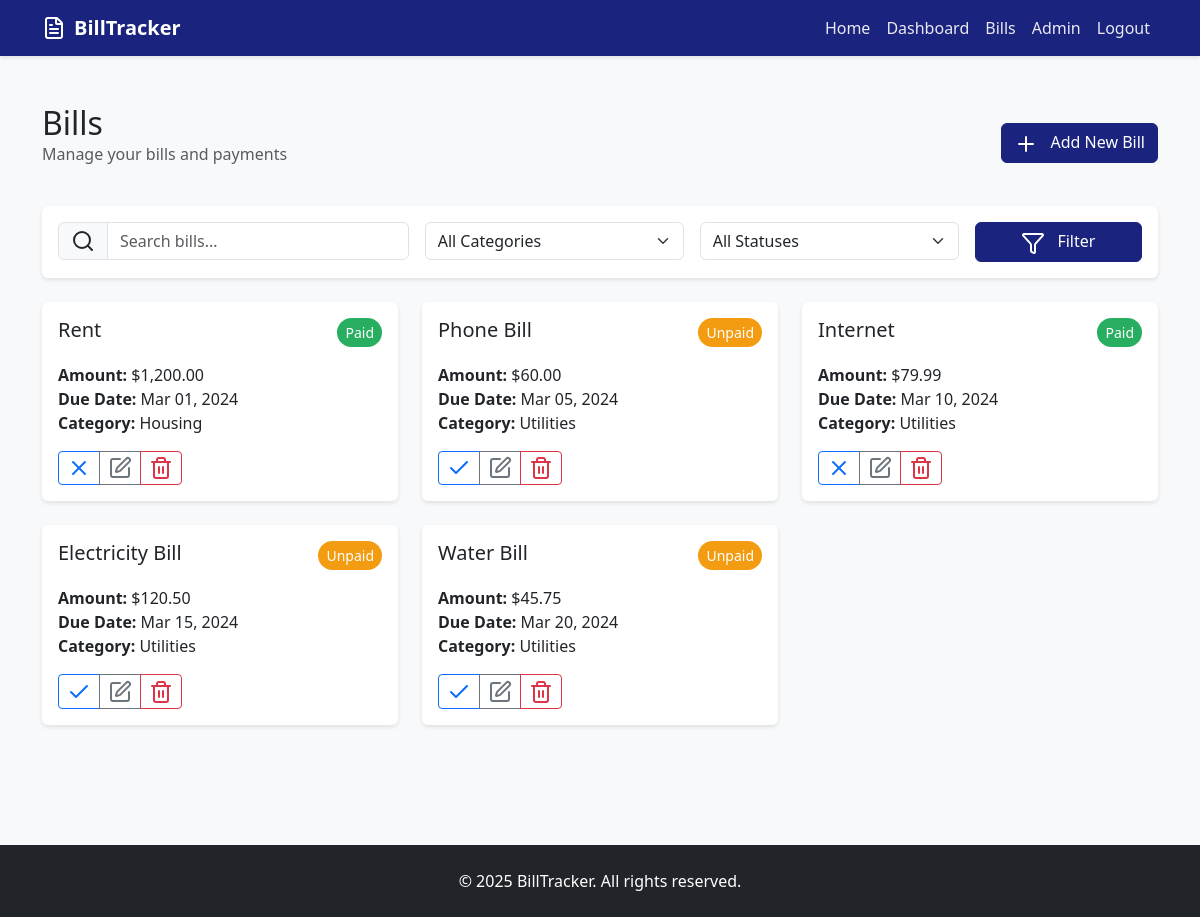
The page /bills.php (signed in) on the database its author committed.
### tables this page shows
CREATE TABLE `bills` (
  `id` int(11) NOT NULL AUTO_INCREMENT,
  `title` varchar(100) NOT NULL,
  `amount` decimal(10,2) NOT NULL,
  `due_date` date NOT NULL,
  `category` varchar(50) NOT NULL,
  `status` enum('paid','unpaid') NOT NULL DEFAULT 'unpaid',
  `user_id` int(11) NOT NULL,
  `created_at` timestamp NOT NULL DEFAULT CURRENT_TIMESTAMP,
  PRIMARY KEY (`id`),
  FOREIGN KEY (`user_id`) REFERENCES `users`(`id`) ON DELETE CASCADE
);

### includes/auth.php (called while the page is built, shortened)
<?php
function isLoggedIn(): bool {
    return isset($_SESSION['user_id']);
}
function isAdmin(): bool {
    return isset($_SESSION['role']) && $_SESSION['role'] === 'admin';
}

### bills.php (the view, shortened to what this page needs)
<?php
require_once 'includes/auth.php';
$isAdminUser = isAdmin();
$where = $isAdminUser ? "1" : "user_id = ?";
$query = "SELECT * FROM bills WHERE $where ORDER BY due_date ASC";
$stmt = $conn->prepare($query);
$stmt->execute();
$bills = $stmt->get_result()->fetch_all(MYSQLI_ASSOC);
?>
<?php include 'includes/header.php'; ?>
<div class="container py-5">
    <div class="d-flex justify-content-between align-items-center mb-4">
        <div>
            <h1 class="h2 mb-0">Bills</h1>
            <p class="text-muted">Manage your bills and payments</p>
        </div>
        <button type="button" class="btn btn-primary" data-bs-toggle="modal" data-bs-target="#addBillModal">
            <i data-lucide="plus" class="me-2"></i> Add New Bill
        </button>
    </div>
    <div class="card mb-4">
        <div class="card-body">
            <form method="GET" class="row g-3">
                <div class="col-md-4">
                    <div class="input-group">
                        <span class="input-group-text">
                            <i data-lucide="search"></i>
                        </span>
                        <input type="text" class="form-control" name="search"
                               placeholder="Search bills..."
                               value="<?= htmlspecialchars($_GET['search'] ?? '') ?>">
                    </div>
                </div>
                <div class="col-md-3">
                    <select class="form-select" name="category">
                        <option value="All">All Categories</option>
                    </select>
                </div>
                <div class="col-md-3">
                    <select class="form-select" name="status">
                        <option value="All">All Statuses</option>
                    </select>
                </div>
                <div class="col-md-2">
                    <button type="submit" class="btn btn-primary w-100">
                        <i data-lucide="filter" class="me-2"></i> Filter
                    </button>
                </div>
            </form>
        </div>
    </div>
    <?php if (empty($bills)): ?>
        <div class="text-center py-5">
            <i data-lucide="inbox" class="text-muted mb-3" style="width: 48px; height: 48px;"></i>
            <h3 class="h4">No Bills Found</h3>
            <p class="text-muted">Start by adding your first bill or try different filters.</p>
            <button type="button" class="btn btn-primary mt-3" data-bs-toggle="modal" data-bs-target="#addBillModal">
                <i data-lucide="plus" class="me-2"></i> Add New Bill
            </button>
        </div>
    <?php else: ?>
        <div class="row">
            <?php foreach ($bills as $bill): ?>
                <div class="col-md-6 col-lg-4 mb-4">
                    <div class="card h-100">
                        <div class="card-body">
                            <div class="d-flex justify-content-between align-items-start mb-3">
                                <h5 class="card-title mb-0"><?= htmlspecialchars($bill['title']) ?></h5>
                                <span class="status-badge <?= $bill['status'] ?>">
                                    <?= ucfirst($bill['status']) ?>
                                </span>
                            </div>
                            <p class="card-text">
                                <strong>Amount:</strong> $<?= number_format($bill['amount'], 2) ?><br>
                                <strong>Due Date:</strong> <?= date('M d, Y', strtotime($bill['due_date'])) ?><br>
                                <strong>Category:</strong> <?= htmlspecialchars($bill['category']) ?>
                            </p>
                            <div class="btn-group">
                                <button type="button" class="btn btn-sm btn-outline-primary"
                                        onclick="toggleBillStatus(<?= $bill['id'] ?>)">
                                    <i data-lucide="<?= $bill['status'] === 'paid' ? 'x' : 'check' ?>"></i>
                                </button>
                                <button type="button" class="btn btn-sm btn-outline-secondary"
                                        onclick='editBill(<?= json_encode($bill) ?>)'>
                                    <i data-lucide="edit"></i>
                                </button>
                                <button type="button" class="btn btn-sm btn-outline-danger"
                                        onclick="deleteBill(<?= $bill['id'] ?>)">
                                    <i data-lucide="trash-2"></i>
                                </button>
                            </div>
                        </div>
                    </div>
                </div>
            <?php endforeach; ?>
        </div>
    <?php endif; ?>
</div>
<?php include 'includes/footer.php'; ?>

### includes/header.php (shortened to what this page needs)
<!DOCTYPE html>
<html lang="en">
<head>
    <link href="https://cdn.jsdelivr.net/npm/bootstrap@5.3.0/dist/css/bootstrap.min.css" rel="stylesheet">
    <link href="css/styles.css" rel="stylesheet">
</head>
<body>
    <nav class="navbar navbar-expand-lg navbar-dark">
        <div class="container">
            <a class="navbar-brand d-flex align-items-center" href="index.php">
                <i data-lucide="file-text" class="me-2"></i>
                BillTracker
            </a>
            <div class="collapse navbar-collapse" id="navbarNav">
                <ul class="navbar-nav ms-auto">
                    <li class="nav-item">
                        <a class="nav-link" href="index.php">Home</a>
                    </li>
                    <?php if (isLoggedIn()): ?>
                        <li class="nav-item">
                            <a class="nav-link" href="?page=dashboard">Dashboard</a>
                        </li>
                        <li class="nav-item">
                            <a class="nav-link" href="?page=bills">Bills</a>
                        </li>
                        <?php if (isAdmin()): ?>
                            <li class="nav-item">
                                <a class="nav-link" href="?page=admin">Admin</a>
                            </li>
                        <?php endif; ?>
                        <li class="nav-item">
                            <a class="nav-link" href="pages/logout.php">Logout</a>
                        </li>
                    <?php endif; ?>
                </ul>
            </div>
        </div>
    </nav>

### includes/footer.php (shortened to what this page needs)
<footer class="bg-dark text-white py-4 mt-5">
    <div class="container">
        <div class="text-center">
            <p class="mb-0">&copy; <?php echo date('Y'); ?> BillTracker. All rights reserved.</p>
        </div>
    </div>
</footer>
</body>
</html>

### css/styles.css (style rules this page uses)
:root { --primary: #2c3e50; --secondary: #34495e; --accent: #e74c3c; --success: #27ae60; --warning: #f39c12; --danger: #c0392b; --light: #ecf0f1; --dark: #2c3e50; }
body { background-color: #f8f9fa; }
.navbar { background: #1a237e !important; box-shadow: 0 2px 4px rgba(0,0,0,0.1); }
.navbar-brand { color: white !important; font-weight: 600; }
.nav-link { color: rgba(255,255,255,0.9) !important; }
.btn-primary { background-color: #1a237e; border-color: #1a237e; }
.card { border: none; box-shadow: 0 2px 4px rgba(0,0,0,0.1); transition: transform 0.2s; }
.status-badge { padding: 0.25rem 0.5rem; border-radius: 9999px; font-size: 0.875rem; font-weight: 500; }
.status-badge.paid { background-color: var(--success); color: white; }
.status-badge.unpaid { background-color: var(--warning); color: white; }

### rows shown on the page
bills: title "Rent", status "Paid", amount "1,200.00", due_date "Mar 01, 2024", category "Housing"
bills: title "Phone Bill", status "Unpaid", amount "60.00", due_date "Mar 05, 2024", category "Utilities"
bills: title "Internet", status "Paid", amount "79.99", due_date "Mar 10, 2024", category "Utilities"
bills: title "Electricity Bill", status "Unpaid", amount "120.50", due_date "Mar 15, 2024", category "Utilities"
bills: title "Water Bill", status "Unpaid", amount "45.75", due_date "Mar 20, 2024", category "Utilities"
